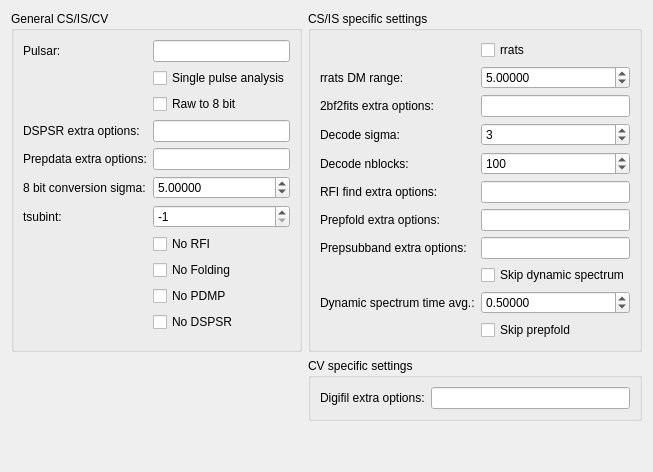
     <widget class="QWidget" name="tab_PulsarPipeline">
      <attribute name="title">
       <string>Pulsar Pipeline</string>
      </attribute>
      <layout class="QGridLayout" name="gridLayout_16">
       <item row="1" column="1">
        <widget class="QGroupBox" name="groupBoxPulsarCV">
         <property name="title">
          <string>CV specific settings</string>
         </property>
         <layout class="QFormLayout" name="formLayout_4">
          <item row="0" column="0">
           <widget class="QLabel" name="label_34">
            <property name="toolTip">
             <string/>
            </property>
            <property name="text">
             <string>Digifil extra options:</string>
            </property>
           </widget>
          </item>
          <item row="0" column="1">
           <widget class="LineEdit" name="lineEditDigifilExtraOptions">
            <property name="toolTip">
             <string>Additional options for digifil.
Only for CV data and only when Single pulse analysis is enabled</string>
            </property>
           </widget>
          </item>
         </layout>
        </widget>
       </item>
       <item row="0" column="1">
        <widget class="QGroupBox" name="groupBoxPulsarCSIS">
         <property name="minimumSize">
          <size>
           <width>0</width>
           <height>0</height>
          </size>
         </property>
         <property name="title">
          <string>CS/IS specific settings</string>
         </property>
         <layout class="QFormLayout" name="formLayout_3">
          <item row="2" column="0">
           <widget class="QLabel" name="label_35">
            <property name="toolTip">
             <string/>
            </property>
            <property name="text">
             <string>2bf2fits extra options:</string>
            </property>
           </widget>
          </item>
          <item row="3" column="0">
           <widget class="QLabel" name="label_36">
            <property name="toolTip">
             <string/>
            </property>
            <property name="text">
             <string>Decode sigma:</string>
            </property>
           </widget>
          </item>
          <item row="4" column="0">
           <widget class="QLabel" name="label_37">
            <property name="toolTip">
             <string/>
            </property>
            <property name="text">
             <string>Decode nblocks:</string>
            </property>
           </widget>
          </item>
          <item row="5" column="0">
           <widget class="QLabel" name="label_38">
            <property name="toolTip">
             <string/>
            </property>
            <property name="statusTip">
             <string/>
            </property>
            <property name="text">
             <string>RFI find extra options:</string>
            </property>
           </widget>
          </item>
          <item row="6" column="0">
           <widget class="QLabel" name="label_39">
            <property name="toolTip">
             <string/>
            </property>
            <property name="text">
             <string>Prepfold extra options:</string>
            </property>
           </widget>
          </item>
          <item row="7" column="0">
           <widget class="QLabel" name="label_40">
            <property name="toolTip">
             <string/>
            </property>
            <property name="text">
             <string>Prepsubband extra options:</string>
            </property>
           </widget>
          </item>
          <item row="9" column="0">
           <widget class="QLabel" name="label_41">
            <property name="toolTip">
             <string/>
            </property>
            <property name="text">
             <string>Dynamic spectrum time avg.:</string>
            </property>
           </widget>
          </item>
          <item row="0" column="1">
           <widget class="CheckBox" name="checkBox_rrats">
            <property name="toolTip">
             <string>Run rrats analysis i.e. running prepsubband for a range of DMs around nominal DM of the RRAT followed by single pulse search.
Zero-DM time series is also created with prepdata.</string>
            </property>
            <property name="text">
             <string>rrats</string>
            </property>
           </widget>
          </item>
          <item row="8" column="1">
           <widget class="CheckBox" name="checkBox_Skip_dynamic_spectrum">
            <property name="toolTip">
             <string>Skip creation of the dynamic spectrum of the observation</string>
            </property>
            <property name="text">
             <string>Skip dynamic spectrum</string>
            </property>
           </widget>
          </item>
          <item row="10" column="1">
           <widget class="CheckBox" name="checkBox_Skip_prepfold">
            <property name="toolTip">
             <string>Skip execxution of prepfold.</string>
            </property>
            <property name="text">
             <string>Skip prepfold</string>
            </property>
           </widget>
          </item>
          <item row="1" column="0">
           <widget class="QLabel" name="label_23">
            <property name="toolTip">
             <string/>
            </property>
            <property name="text">
             <string>rrats DM range:</string>
            </property>
           </widget>
          </item>
          <item row="2" column="1">
           <widget class="LineEdit" name="lineEdit2bf2fitsExtraOptions">
            <property name="toolTip">
             <string>Additional options for 2bf2fits</string>
            </property>
           </widget>
          </item>
          <item row="5" column="1">
           <widget class="LineEdit" name="lineEditRfiFindExtraOptions">
            <property name="toolTip">
             <string>Additional options for rfifind</string>
            </property>
           </widget>
          </item>
          <item row="6" column="1">
           <widget class="LineEdit" name="lineEditPrepfoldExtraOptions">
            <property name="toolTip">
             <string>Additional options for prepfold</string>
            </property>
           </widget>
          </item>
          <item row="7" column="1">
           <widget class="LineEdit" name="lineEditPrepsubbandExtraOptions">
            <property name="toolTip">
             <string>Additional options for prepsubband
Only used when rrats is enabled</string>
            </property>
           </widget>
          </item>
          <item row="3" column="1">
           <widget class="SpinBox" name="spinBoxDecodeSigma">
            <property name="toolTip">
             <string>Sigma limit value used for packing in 2bf2fits</string>
            </property>
            <property name="maximum">
             <number>9999999</number>
            </property>
            <property name="value">
             <number>3</number>
            </property>
           </widget>
          </item>
          <item row="4" column="1">
           <widget class="SpinBox" name="spinBoxDecodeNblocks">
            <property name="toolTip">
             <string>Number of blocks to read at a time in 2bf2fits</string>
            </property>
            <property name="maximum">
             <number>9999999</number>
            </property>
            <property name="value">
             <number>100</number>
            </property>
           </widget>
          </item>
          <item row="1" column="1">
           <widget class="DoubleSpinBox" name="doubleSpinBoxRratsDmRange">
            <property name="toolTip">
             <string>The range between the lowest DM value in the prepsubband and the nominal DM of a RRAT</string>
            </property>
            <property name="decimals">
             <number>5</number>
            </property>
            <property name="maximum">
             <double>99999.000000000000000</double>
            </property>
            <property name="value">
             <double>5.000000000000000</double>
            </property>
           </widget>
          </item>
          <item row="9" column="1">
           <widget class="DoubleSpinBox" name="doubleSpinBoxDynamicSpectrumTimeAverage">
            <property name="toolTip">
             <string>Averaging time in seconds for dynamic spectrum of the observation</string>
            </property>
            <property name="decimals">
             <number>5</number>
            </property>
            <property name="maximum">
             <double>99999.000000000000000</double>
            </property>
            <property name="value">
             <double>0.500000000000000</double>
            </property>
           </widget>
          </item>
         </layout>
        </widget>
       </item>
       <item row="0" column="0">
        <widget class="QGroupBox" name="groupBoxPulsarCSISCV">
         <property name="title">
          <string>General CS/IS/CV</string>
         </property>
         <layout class="QFormLayout" name="formLayout">
          <property name="fieldGrowthPolicy">
           <enum>QFormLayout::AllNonFixedFieldsGrow</enum>
          </property>
          <item row="0" column="0">
           <widget class="QLabel" name="label_22">
            <property name="toolTip">
             <string/>
            </property>
            <property name="text">
             <string>Pulsar:</string>
            </property>
           </widget>
          </item>
          <item row="2" column="1">
           <widget class="CheckBox" name="checkBox_RawTo8Bit">
            <property name="toolTip">
             <string>Convert raw 32-bit data to 8 bits</string>
            </property>
            <property name="text">
             <string>Raw to 8 bit</string>
            </property>
           </widget>
          </item>
          <item row="3" column="0">
           <widget class="QLabel" name="label_25">
            <property name="toolTip">
             <string/>
            </property>
            <property name="text">
             <string>DSPSR extra options:</string>
            </property>
           </widget>
          </item>
          <item row="4" column="0">
           <widget class="QLabel" name="label_26">
            <property name="toolTip">
             <string/>
            </property>
            <property name="text">
             <string>Prepdata extra options:</string>
            </property>
           </widget>
          </item>
          <item row="5" column="0">
           <widget class="QLabel" name="label_27">
            <property name="toolTip">
             <string/>
            </property>
            <property name="text">
             <string>8 bit conversion sigma:</string>
            </property>
           </widget>
          </item>
          <item row="6" column="0">
           <widget class="QLabel" name="label_28">
            <property name="toolTip">
             <string/>
            </property>
            <property name="text">
             <string>tsubint:</string>
            </property>
           </widget>
          </item>
          <item row="7" column="1">
           <widget class="CheckBox" name="checkBox_NoRFI">
            <property name="toolTip">
             <string>Skip all RFI excision or inspection tools.</string>
            </property>
            <property name="text">
             <string>No RFI</string>
            </property>
           </widget>
          </item>
          <item row="8" column="1">
           <widget class="CheckBox" name="checkBox_No_fold">
            <property name="toolTip">
             <string>No data folding.</string>
            </property>
            <property name="text">
             <string>No Folding</string>
            </property>
           </widget>
          </item>
          <item row="11" column="1">
           <widget class="CheckBox" name="checkBox_No_DSPSR">
            <property name="toolTip">
             <string>Skip execution of DSPSR.</string>
            </property>
            <property name="text">
             <string>No DSPSR</string>
            </property>
           </widget>
          </item>
          <item row="10" column="1">
           <widget class="CheckBox" name="checkBox_No_pdmp">
            <property name="toolTip">
             <string>Skip execution of PDMP</string>
            </property>
            <property name="text">
             <string>No PDMP</string>
            </property>
           </widget>
          </item>
          <item row="1" column="1">
           <widget class="CheckBox" name="checkBox_Single_pulse">
            <property name="toolTip">
             <string>Do single pulse analysis.</string>
            </property>
            <property name="text">
             <string>Single pulse analysis</string>
            </property>
           </widget>
          </item>
          <item row="0" column="1">
           <widget class="LineEdit" name="lineEditPulsarName">
            <property name="toolTip">
             <string>&lt;!DOCTYPE HTML PUBLIC &quot;-//W3C//DTD HTML 4.0//EN&quot; &quot;http://www.w3.org/TR/REC-html40/strict.dtd&quot;&gt;
&lt;html&gt;&lt;head&gt;&lt;meta name=&quot;qrichtext&quot; content=&quot;1&quot; /&gt;&lt;style type=&quot;text/css&quot;&gt;
p, li { white-space: pre-wrap; }
&lt;/style&gt;&lt;/head&gt;&lt;body style=&quot; font-family:'Sans Serif'; font-size:9pt; font-weight:400; font-style:normal;&quot;&gt;
&lt;p style=&quot; margin-top:12px; margin-bottom:12px; margin-left:0px; margin-right:0px; -qt-block-indent:0; text-indent:0px;&quot;&gt;Pulsar name or comma separated list of pulsars. In addition to pulsar names can also have several special keywords: &lt;/p&gt;
&lt;p style=&quot; margin-top:12px; margin-bottom:12px; margin-left:0px; margin-right:0px; -qt-block-indent:0; text-indent:0px;&quot;&gt;parset - to take pulsar name from the source field for each SAP separately from the parset file.&lt;/p&gt;
&lt;p style=&quot; margin-top:12px; margin-bottom:12px; margin-left:0px; margin-right:0px; -qt-block-indent:0; text-indent:0px;&quot;&gt;meta - same as 'parset' but only from the HDF5 metadata&lt;/p&gt;
&lt;p style=&quot; margin-top:12px; margin-bottom:12px; margin-left:0px; margin-right:0px; -qt-block-indent:0; text-indent:0px;&quot;&gt;sapfind - to find the best (brightest) pulsars in FOV of the particular SAP&lt;/p&gt;
&lt;p style=&quot; margin-top:12px; margin-bottom:12px; margin-left:0px; margin-right:0px; -qt-block-indent:0; text-indent:0px;&quot;&gt;sapfind3 - to find 3 best (brighters) pulsars in FOV of the particular SAP&lt;/p&gt;
&lt;p style=&quot; margin-top:12px; margin-bottom:12px; margin-left:0px; margin-right:0px; -qt-block-indent:0; text-indent:0px;&quot;&gt;tabfind - to find the brightest pulsar for each TAB individually&lt;/p&gt;
&lt;p style=&quot; margin-top:12px; margin-bottom:12px; margin-left:0px; margin-right:0px; -qt-block-indent:0; text-indent:0px;&quot;&gt;tabfind+ - to first get pulsar from the parset (meta) if pulsar name there is legitimate, then find the brightest one in the SAP (same as 'sapfind'), and then get another pulsar from the TAB (same as 'tabfind')&lt;/p&gt;
&lt;p style=&quot; margin-top:12px; margin-bottom:12px; margin-left:0px; margin-right:0px; -qt-block-indent:0; text-indent:0px;&quot;&gt;By default (i.e. when pulsar option is empty), pipeline will take pulsar name from the parset (or meta). If pulsar names are not legitimate (i.e. not known, not in the catalog), then find the brightest pulsar in the SAP (same as 'sapfind').&lt;/p&gt;&lt;/body&gt;&lt;/html&gt;</string>
            </property>
           </widget>
          </item>
          <item row="3" column="1">
           <widget class="LineEdit" name="lineEditDSPSRextraOptions">
            <property name="toolTip">
             <string>Additional options for dspsr</string>
            </property>
           </widget>
          </item>
          <item row="4" column="1">
           <widget class="LineEdit" name="lineEditPrepdataExtraOptions">
            <property name="toolTip">
             <string>Additional options for prepdata</string>
            </property>
           </widget>
          </item>
          <item row="6" column="1">
           <widget class="SpinBox" name="spinBoxTsubint">
            <property name="toolTip">
             <string>Set the length (in seconds) of each subintegration. Default is 60 secs for CS/IS and 5 secs for CV mode</string>
            </property>
            <property name="minimum">
             <number>-1</number>
            </property>
            <property name="maximum">
             <number>99999999</number>
            </property>
            <property name="value">
             <number>-1</number>
            </property>
           </widget>
          </item>
          <item row="5" column="1">
           <widget class="DoubleSpinBox" name="doubleSpinBox8BitConversionSigma">
            <property name="toolTip">
             <string>Clip raw data above this threshold (in sigmas) for conversion raw data from 32 to 8 bits</string>
            </property>
            <property name="decimals">
             <number>5</number>
            </property>
            <property name="maximum">
             <double>99999.000000000000000</double>
            </property>
            <property name="value">
             <double>5.000000000000000</double>
            </property>
           </widget>
          </item>
         </layout>
        </widget>
       </item>
       <item row="2" column="1">
        <spacer name="verticalSpacer_8">
         <property name="orientation">
          <enum>Qt::Vertical</enum>
         </property>
         <property name="sizeHint" stdset="0">
          <size>
           <width>20</width>
           <height>40</height>
          </size>
         </property>
        </spacer>
       </item>
      </layout>
     </widget>
